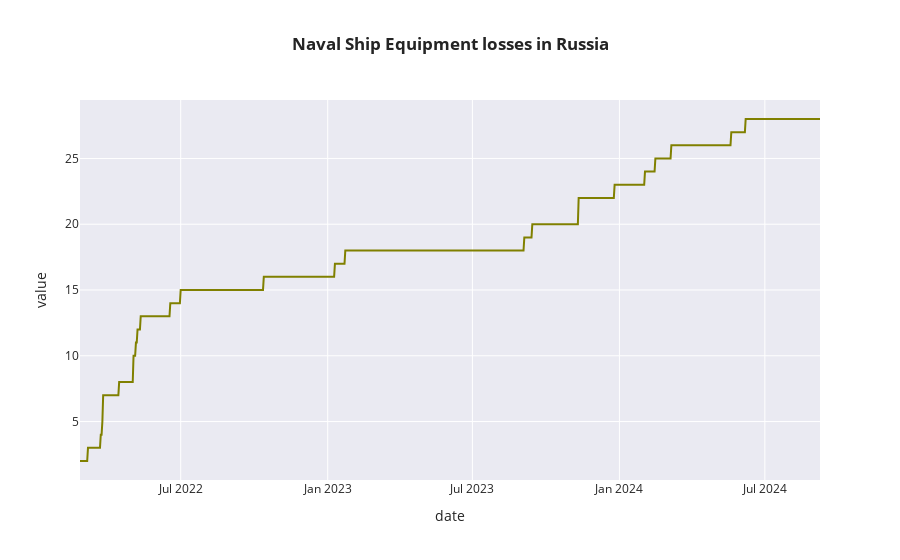

Here is the notebook cell this chart was saved with:
### Code cell
fig=px.line(df2,x='date',y=['naval ship'],template='seaborn',color_discrete_sequence=['olive'],title='<b>Naval Ship Equipment losses in Russia')
fig.update_traces(showlegend=False)
fig.show()

### Figure 1 — Plotly figure (JSON) as saved in the notebook; plotly's stock layout.template omitted (floating-point values rounded to 4 significant figures; data arrays with more than 128 entries replaced by an {"elided": "..."} marker saying what was removed)
{"data": [{"hovertemplate": "variable=naval ship<br>date=%{x}<br>value=%{y}<extra></extra>", "legendgroup": "naval ship", "line": {"color": "olive", "dash": "solid"}, "marker": {"symbol": "circle"}, "mode": "lines", "name": "naval ship", "orientation": "v", "showlegend": false, "type": "scatter", "x": {"elided": "927 str values"}, "xaxis": "x", "y": {"elided": "927 int values"}, "yaxis": "y"}], "layout": {"autosize": true, "legend": {"title": {"text": "variable"}, "tracegroupgap": 0}, "title": {"text": "<b>Naval Ship Equipment losses in Russia"}, "xaxis": {"anchor": "y", "autorange": true, "domain": [0, 1], "range": ["2022-02-25", "2024-09-08"], "title": {"text": "date"}, "type": "date"}, "yaxis": {"anchor": "x", "autorange": true, "domain": [0, 1], "range": [0.5556, 29.44], "title": {"text": "value"}, "type": "linear"}}}
